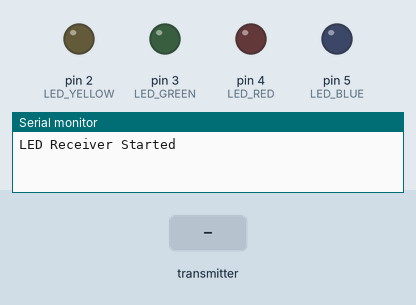
This sketch was run on a simulated Arduino Uno, built with avr-gcc and run on an emulated ATmega328P. Parts: output pins drawn as LEDs (lit = HIGH), the last lines printed to the serial monitor. Inputs (shaded band) come from the test bench. No radio packets arrive unless stated.

Above: at 1.2 s.
1.3 s: the transmitter starts sending got_echo = 1023
At 2.5 s:
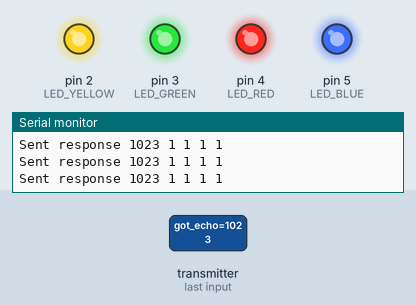
2.8 s: the transmitter starts sending got_echo = 0
At 3.8 s:
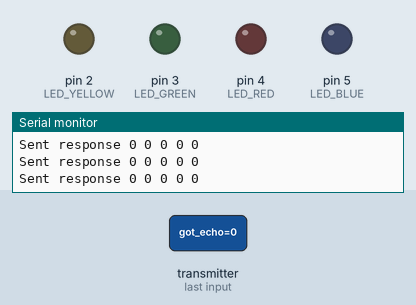
Timing chart, 0 to 5.8 s (numbered marks = the images above; inputs shaded):
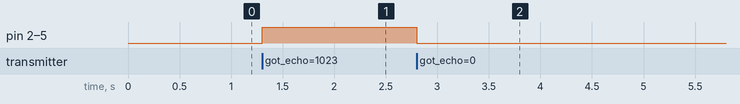

The sketch:

Receiver-LED.ino
```cpp
/*
 * Based on:
* Getting Started example sketch for nRF24L01+ radios
* This is a very basic example of how to send data from one node to another
* Updated: Dec 2014 by TMRh20
*/

#include <SPI.h>
#include "RF24.h"

#define LED_YELLOW 2
#define LED_GREEN 3
#define LED_RED 4
#define LED_BLUE 5

/* Hardware configuration: Set up nRF24L01 radio on SPI bus plus pins 7 & 8 */
RF24 radio(7,8);

/**********************************************************/

byte addresses[][6] = {"LEDAK","LEDMG"};

void setup()
{
  pinMode( LED_YELLOW, OUTPUT );
  pinMode( LED_GREEN, OUTPUT );
  pinMode( LED_RED, OUTPUT );
  pinMode( LED_BLUE, OUTPUT );

  Serial.begin(115200);
  Serial.println(F("LED Receiver Started"));

  radio.begin();

  // Set the PA Level low to prevent power supply related issues since this is a
 // getting_started sketch, and the likelihood of close proximity of the devices. RF24_PA_MAX is default.
  radio.setPALevel(RF24_PA_LOW);

  // Open a writing and reading pipe on each radio, with opposite addresses
  radio.openWritingPipe(addresses[0]);
  radio.openReadingPipe(1,addresses[1]);

  // Start the radio listening for data
  radio.startListening();
}

unsigned long sendValue = 0;

void loop() {

    unsigned long got_echo;

    if( radio.available()){
                                                                    // Variable for the received timestamp
      while (radio.available()) {                                   // While there is data ready
        radio.read( &got_echo, sizeof(unsigned long) );             // Get the payload
      }

      radio.stopListening();                                        // First, stop listening so we can talk
      radio.write( &got_echo, sizeof(unsigned long) );              // Send the final one back.
      radio.startListening();                                       // Now, resume listening so we catch the next packets.
      Serial.print(F("Sent response "));
      Serial.print(got_echo);
      Serial.print(" ");
      Serial.print((got_echo & 1) ? HIGH : LOW );
      Serial.print(" ");
      Serial.print((got_echo & 2) ? HIGH : LOW );
      Serial.print(" ");
      Serial.print((got_echo & 4) ? HIGH : LOW );
      Serial.print(" ");
      Serial.println((got_echo & 8) ? HIGH : LOW );

      digitalWrite( LED_YELLOW, (got_echo & 1) ? HIGH : LOW );
      digitalWrite( LED_GREEN, (got_echo & 2) ? HIGH : LOW );
      digitalWrite( LED_RED, (got_echo & 4) ? HIGH : LOW );
      digitalWrite( LED_BLUE, (got_echo & 8) ? HIGH : LOW );
   }

} // Loop
```

Measured:
- after the input at 1.3 s, pin 2 (LED_YELLOW), pin 3 (LED_GREEN), pin 4 (LED_RED), pin 5 (LED_BLUE): LOW → HIGH at once
- after the input at 2.8 s, pin 2 (LED_YELLOW), pin 3 (LED_GREEN), pin 4 (LED_RED), pin 5 (LED_BLUE): HIGH → LOW at once
